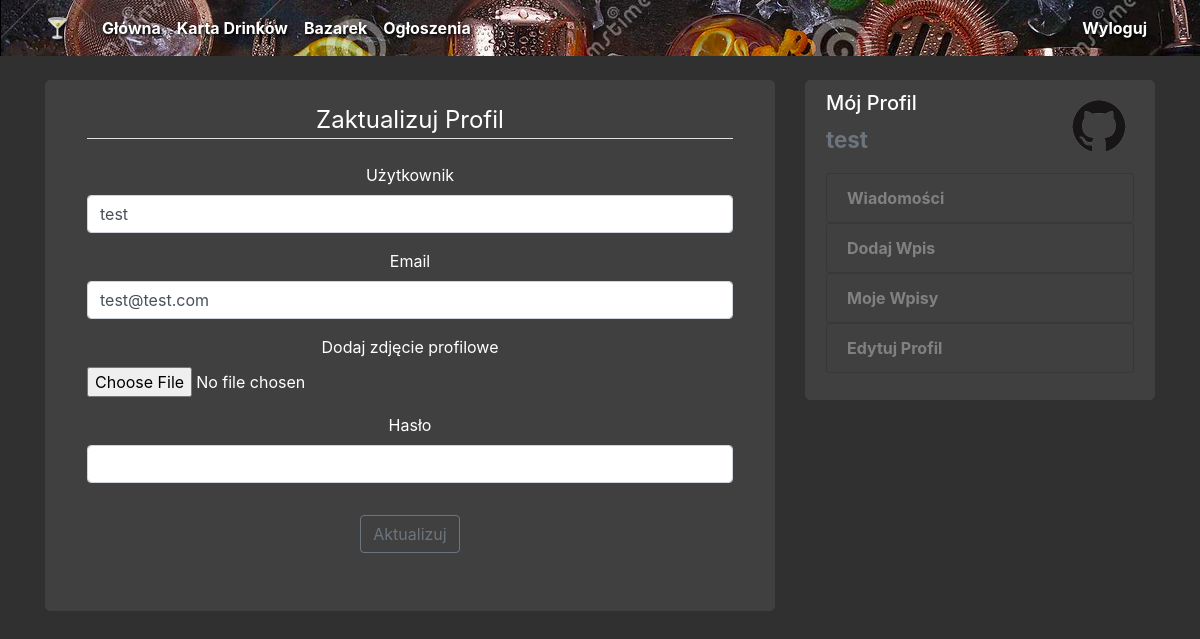
The app's page /update_account (signed in) with its own data.
### drinksblog/models.py (models this page shows, shortened)
class User(db.Model, UserMixin):
    id = db.Column(db.Integer, primary_key=True)
    username = db.Column(db.String(20), unique=True, nullable=False)
    email = db.Column(db.String(120), unique=True, nullable=False)
    image_file = db.Column(db.String(20), nullable=False, default='default.jpg')
    authority = db.Column(db.Integer, nullable=False, default=0)
    password = db.Column(db.String(60), nullable=False)
    posts = db.relationship('Post', backref='author', lazy=True)
    comments = db.relationship('Comment', backref='author', lazy='dynamic')
    messages_sent = db.relationship('Message',
                                    foreign_keys='Message.sender_id',
                                    backref='author', lazy='dynamic')
    messages_received = db.relationship('Message',
                                        foreign_keys='Message.recipient_id',
                                        backref='recipient', lazy='dynamic')

### drinksblog/users/routes.py (the view)
@users.route("/update_account", methods=['GET', 'POST'])
@login_required
def update_account():
    form = UpdateAccountForm()
    if form.validate_on_submit():
        if bcrypt.check_password_hash(current_user.password, form.password.data):
            if form.picture.data:
                picture_file = save_picture(form.picture.data, 'profile_pics', (125, 125))
                current_user.image_file = picture_file
            current_user.username = form.username.data
            current_user.email = form.email.data
            db.session.commit()
            flash('Konto Zaktualizowane!', 'success')
            return redirect(url_for('users.account'))
        else:
            flash('Musisz potwierdzić zmianty prawidłowym hasłem!', 'danger')
    elif request.method == 'GET':
        form.username.data = current_user.username
        form.email.data = current_user.email
    image_file = url_for('static', filename='pngs/'+ current_user.image_file)
    return render_template('update_account.html', title='Aktualizacja',
                            image_file=image_file, form=form)

### drinksblog/users/forms.py (shortened to what this page needs)
class UpdateAccountForm(FlaskForm):
    username = StringField('Użytkownik',
                           validators=[DataRequired(), Length(min=2, max=20)])
    email = StringField('Email',
                        validators=[DataRequired(), Email()])
    password = PasswordField('Hasło', validators=[DataRequired()])
    picture = FileField('Dodaj zdjęcie profilowe', validators=[FileAllowed(['png', 'jpg', 'heic'])])
    submit = SubmitField('Aktualizuj')

### drinksblog/models.py (called while the page is built)
@login_manager.user_loader
def load_user(user_id):
    return User.query.get(int(user_id))

### drinksblog/templates/update_account.html (shortened to what this page needs)
{% extends "layout.html" %}
{% block content %}
<div class="content-section">
  <div class="content-section text-center">
      <form method="POST" action="" enctype="multipart/form-data">
          <fieldset class="form-group">
            <legend class="border-bottom mb-4">Zaktualizuj Profil</legend>
              <div class="form-group">
                  {{ form.username.label(class="form-control-label") }}
                  {% if form.username.errors %}
                      {{ form.username(class="form-control form-control-md is-invalid") }}
                      <div class="invalid-feedback">
                          {% for error in form.username.errors %}
                              <span>{{ error }}</span>
                          {% endfor %}
                      </div>
                  {% else %}
                      {{ form.username(class="form-control form-control-md") }}
                  {% endif %}
              </div>
              <div class="form-group">
                  {{ form.email.label(class="form-control-label") }}
                  {% if form.email.errors %}
                      {{ form.email(class="form-control form-control-md is-invalid") }}
                      <div class="invalid-feedback">
                          {% for error in form.email.errors %}
                              <span>{{ error }}</span>
                          {% endfor %}
                      </div>
                  {% else %}
                      {{ form.email(class="form-control form-control-md") }}
                  {% endif %}
              </div>
              <div class="form-group">
                  {{ form.picture.label() }}
                  {{ form.picture(class="form-control-file") }}
              </div>
              <div class="form-group">
                  {{ form.password.label(class="form-control-label") }}
                  {% if form.password.errors %}
                      {{ form.password(class="form-control form-control-md is-invalid") }}
                      <div class="invalid-feedback">
                          {% for error in form.password.errors %}
                              <span>{{ error }}</span>
                          {% endfor %}
                      </div>
                  {% else %}
                      {{ form.password(class="form-control form-control-md") }}
                  {% endif %}
              </div>
          </fieldset>
          <div class="form-group">
              {{ form.submit(class="btn btn-outline-secondary") }}
          </div>
      </form>
  </div>
</div>
{% endblock content %}

### drinksblog/templates/layout.html (shortened to what this page needs)
<!DOCTYPE html>
<html>
<head>
    <link rel="stylesheet" href="https://maxcdn.bootstrapcdn.com/bootstrap/4.0.0/css/bootstrap.min.css">
    <link rel="stylesheet" type="text/css" href="{{ url_for('static', filename='main.css') }}">
</head>
<body>
 <header class="site-header">
      <nav class="navbar navbar-expand-md navbar-dark bg-steel fixed-top">
        <div class="container">
          <a class="navbar-brand mr-4" href="{{ url_for('main.home') }}">&#x1f378;</a>
          <div class="collapse navbar-collapse" id="navbarToggle">
            <div class="navbar-nav mr-auto">
              <a class="nav-item nav-link" href="{{ url_for('main.home') }}">Główna</a>
              <a class="nav-item nav-link" href="/about">Karta Drinków</a>
              <a class="nav-item nav-link" href="/">Bazarek</a>
              <a class="nav-item nav-link" href="/">Ogłoszenia</a>
            </div>
            <div class="navbar-nav">
              {% if current_user.is_authenticated %}
              <a class="nav-item nav-link" href="{{ url_for('users.logout') }}">Wyloguj</a>
              {% else %}
                <a class="nav-item nav-link" href="{{ url_for('users.login') }}">Logowanie</a>
                <a class="nav-item nav-link" href="{{ url_for('users.register') }}">Rejestracja</a>
                {% endif %}
            </div>
          </div>
        </div>
      </nav>
    </header>
    <main role="main" class="container">
      <div class="row">
        <div class="col-md-8">
          {% block content %}{% endblock %}
        </div>
        {% if current_user.is_authenticated %}
        <div class="col-md-4">
          <div class="content-section">
            <a style="text-decoration: white" href="{{ url_for('users.user_posts', username=current_user.username) }}">
            <h5>Mój Profil<img class="account-img-box" src="{{ url_for('static', filename='profile_pics/' + current_user.image_file) }}" alt=""></h5>
            </a>
            <p class='text-muted'><b>{{ current_user.username }}</b>
              <ul class="list-group">
                <a style="text-decoration: none" href="{{ url_for('conversations.messages') }}"><li class="list-group-item list-group-item-light">Wiadomości</li></a>
                <a style="text-decoration: none" href="{{ url_for('posts.new_post') }}"><li class="list-group-item list-group-item-light">Dodaj Wpis</li></a>
                <a style="text-decoration: none" href="{{ url_for('posts.post_type') }}"><li class="list-group-item list-group-item-light">Moje Wpisy</li></a>
                <a style="text-decoration: none" href="{{ url_for('users.update_account') }}"><li class="list-group-item list-group-item-light">Edytuj Profil</li></a>
              </ul>
            </p>
          </div>
        </div>
        {% endif %}
      </div>
    </main>
</body>
</html>

### drinksblog/static/main.css (style rules this page uses)
body { background: #303030; color: #33333; margin-top: 5rem; }
p { font-size: 2.8vh; }
.bg-steel { background-image: url("pngs/head.png"); background-color: #5f788a; font-weight: bold; text-shadow: #000000 0.1em 0.1em 0.2em; }
h1, h2, h3, h4, h5, h6 { color: #ffffff; }
.site-header .navbar-nav .nav-link { color: #ffffff; }
.content-section { background: #404040; padding: 10px 20px; border: 1px solid #404040; border-radius: 5px; margin-bottom: 20px; color: #ffffff; }
.list-group-item { background: #404040; font-weight: bold; }
.account-img-box { height: 70px; width: 70px; float: right; display: inline-block; border-radius: 3px; }

### records on screen
User: username "test", email "test@test.com", image_file (placeholder picture)
